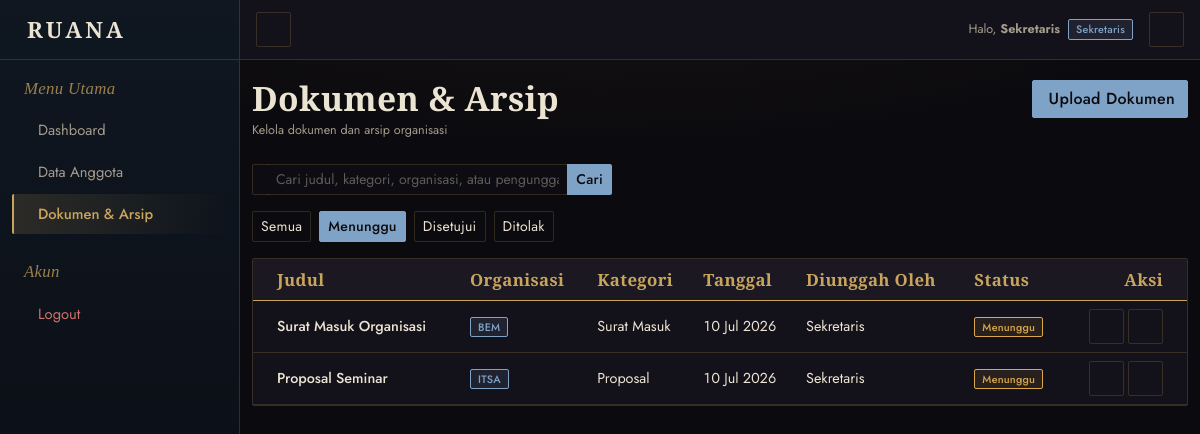
The app's page /index.php?page=dokumen&action=index&status=pending (signed in) with its own data.
### tables this page shows
CREATE TABLE `dokumen` (
  `id` int NOT NULL,
  `user_id` int DEFAULT NULL,
  `nama_organisasi` varchar(150) NOT NULL DEFAULT '',
  `approved_by` int DEFAULT NULL,
  `judul` varchar(200) NOT NULL,
  `kategori` enum('Proposal','Surat Masuk','Surat Keluar','LPJ','Lainnya') NOT NULL,
  `nama_file` varchar(255) NOT NULL,
  `tanggal` date NOT NULL,
  `status_approval` enum('pending','disetujui','ditolak') DEFAULT 'pending',
  `catatan_dosen` varchar(255) DEFAULT NULL,
  `approved_at` timestamp NULL DEFAULT NULL,
  `created_at` timestamp NULL DEFAULT CURRENT_TIMESTAMP
);

CREATE TABLE `users` (
  `id` int NOT NULL,
  `nama` varchar(100) NOT NULL,
  `username` varchar(50) NOT NULL,
  `password` varchar(255) NOT NULL,
  `role` enum('ketua','sekretaris','bendahara','anggota','dosen') NOT NULL,
  `created_at` timestamp NULL DEFAULT CURRENT_TIMESTAMP
);

### app/views/dokumen/index.php (the view, shortened to what the rows shown need)
<?php require_once BASE_PATH . '/app/helpers/Access.php'; ?>
<?php
$roleColors = [
    'ketua'      => ['primary' => '#c9a45c', 'dark' => '#1f1610', 'bg' => 'rgba(201,164,92,0.12)',  'text' => '#c9a45c'],
    'sekretaris' => ['primary' => '#7fa3c7', 'dark' => '#0f1721', 'bg' => 'rgba(127,163,199,0.12)', 'text' => '#7fa3c7'],
    'bendahara'  => ['primary' => '#8fb08a', 'dark' => '#0f1a15', 'bg' => 'rgba(143,176,138,0.12)', 'text' => '#8fb08a'],
    'dosen'      => ['primary' => '#a48fc9', 'dark' => '#171221', 'bg' => 'rgba(164,143,201,0.12)', 'text' => '#a48fc9'],
    'anggota'    => ['primary' => '#b5ada0', 'dark' => '#16141a', 'bg' => 'rgba(181,173,160,0.10)', 'text' => '#b5ada0'],
];
$color = $roleColors[$role] ?? $roleColors['anggota'];
?>
<!DOCTYPE html>
<html lang="id" data-bs-theme="dark">
<head>
  <link rel="stylesheet" href="https://cdn.jsdelivr.net/npm/bootstrap@5.3.0/dist/css/bootstrap.min.css">
  <link rel="stylesheet" href="https://cdn.jsdelivr.net/npm/@tabler/icons-webfont@latest/tabler-icons.min.css">
  <link rel="stylesheet" href="../public/css/style.css?v=<?= @filemtime(BASE_PATH . '/public/css/style.css') ?: time() ?>">
</head>
<body>
<main id="content" class="<?= $role === 'dosen' ? 'container-fluid px-4' : 'content py-10' ?>" style="<?= $role === 'dosen' ? 'margin-top:80px;' : '' ?>">
  <div class="container-fluid">
    <div class="d-flex justify-content-between align-items-start flex-wrap gap-2 mb-4">
      <div>
        <h1 class="fs-4 mb-1">Dokumen & Arsip</h1>
      </div>
    </div>
    <?php
      $filterStatus = $_GET['status'] ?? '';
      $keyword      = trim($_GET['q'] ?? '');
      $filters = [
        ''          => 'Semua',
        'pending'   => 'Menunggu',
        'disetujui' => 'Disetujui',
        'ditolak'   => 'Ditolak',
      ];
    ?>
    <div class="card border-0">
      <div class="card-body p-0">
        <div class="table-responsive">
          <table class="table align-middle mb-0">
            <thead style="background-color:var(--ce-surface-2);">
              <tr>
                <th class="ps-4">Judul</th>
                <th>Organisasi</th>
                <th>Kategori</th>
                <th>Tanggal</th>
                <th>Diunggah Oleh</th>
                <th>Status</th>
                <th class="text-end pe-4">Aksi</th>
              </tr>
            </thead>
            <tbody>
              <?php if (empty($dokumens)): ?>
                <tr>
                  <td colspan="7" class="text-center text-muted py-5">
                    <i class="ti ti-file-off fs-3 d-block mb-2"></i>
                    <?php if ($keyword !== ''): ?>
                      Tidak ditemukan dokumen untuk pencarian "<?= htmlspecialchars($keyword) ?>"<?= $filterStatus ? ' dengan status "' . htmlspecialchars($filters[$filterStatus]) . '"' : '' ?>.
                    <?php elseif ($filterStatus): ?>
                      Tidak ada dokumen dengan status "<?= htmlspecialchars($filters[$filterStatus]) ?>".
                    <?php else: ?>
                      Belum ada dokumen.
                    <?php endif; ?>
                  </td>
                </tr>
              <?php else: ?>
                <?php foreach ($dokumens as $doc): ?>
                  <tr>
                    <td class="ps-4 fw-medium"><?= htmlspecialchars($doc['judul']) ?></td>
                    <td>
                      <span class="badge" style="background-color:<?= $color['bg'] ?>; color:<?= $color['primary'] ?>;">
                        <?= htmlspecialchars($doc['nama_organisasi'] ?? '-') ?>
                      </span>
                    </td>
                    <td><?= htmlspecialchars($doc['kategori']) ?></td>
                    <td><?= date('d M Y', strtotime($doc['tanggal'])) ?></td>
                    <td><?= htmlspecialchars($doc['nama_uploader'] ?? '-') ?></td>
                    <td>
                      <?php if ($doc['status_approval'] === 'disetujui'): ?>
                        <span class="badge rounded-pill" style="background-color:rgba(143,176,138,0.1); color:#9cc497;">Disetujui</span>
                      <?php elseif ($doc['status_approval'] === 'ditolak'): ?>
                        <span class="badge rounded-pill" style="background-color:rgba(194,69,58,0.1); color:#e0655a;">Ditolak</span>
                      <?php else: ?>
                        <span class="badge rounded-pill" style="background-color:rgba(217,168,74,0.1); color:#d9a84a;">Menunggu</span>
                      <?php endif; ?>
                    </td>
                    <td class="text-end pe-4">
                      <a href="../public/uploads/<?= htmlspecialchars($doc['nama_file']) ?>" target="_blank" class="btn btn-light btn-icon btn-sm" title="Lihat">
                      </a>
                      <?php if ($role === 'sekretaris'): ?>
                      <a href="index.php?page=dokumen&action=delete&id=<?= $doc['id'] ?>"
                         onclick="return confirm('Yakin ingin menghapus dokumen \'<?= htmlspecialchars($doc['judul']) ?>\'?')"
                         class="btn btn-light btn-icon btn-sm text-danger" title="Hapus">
                      </a>
                      <?php endif; ?>
                    </td>
                  </tr>
                <?php endforeach; ?>
              <?php endif; ?>
            </tbody>
          </table>
        </div>
      </div>
    </div>
  </div>
</main>
</body>
</html>

### records on screen
dokumen: judul "Surat Masuk Organisasi", nama_organisasi "BEM", kategori "Surat Masuk", tanggal "10 Jul 2026", user.nama "Sekretaris", status_approval "Menunggu"
dokumen: judul "Proposal Seminar", nama_organisasi "ITSA", kategori "Proposal", tanggal "10 Jul 2026", user.nama "Sekretaris", status_approval "Menunggu"

### other values on screen
$nama "Sekretaris"
$role "Sekretaris"
$label "Semua"
$label "Menunggu"
$label "Disetujui"
$label "Ditolak"
